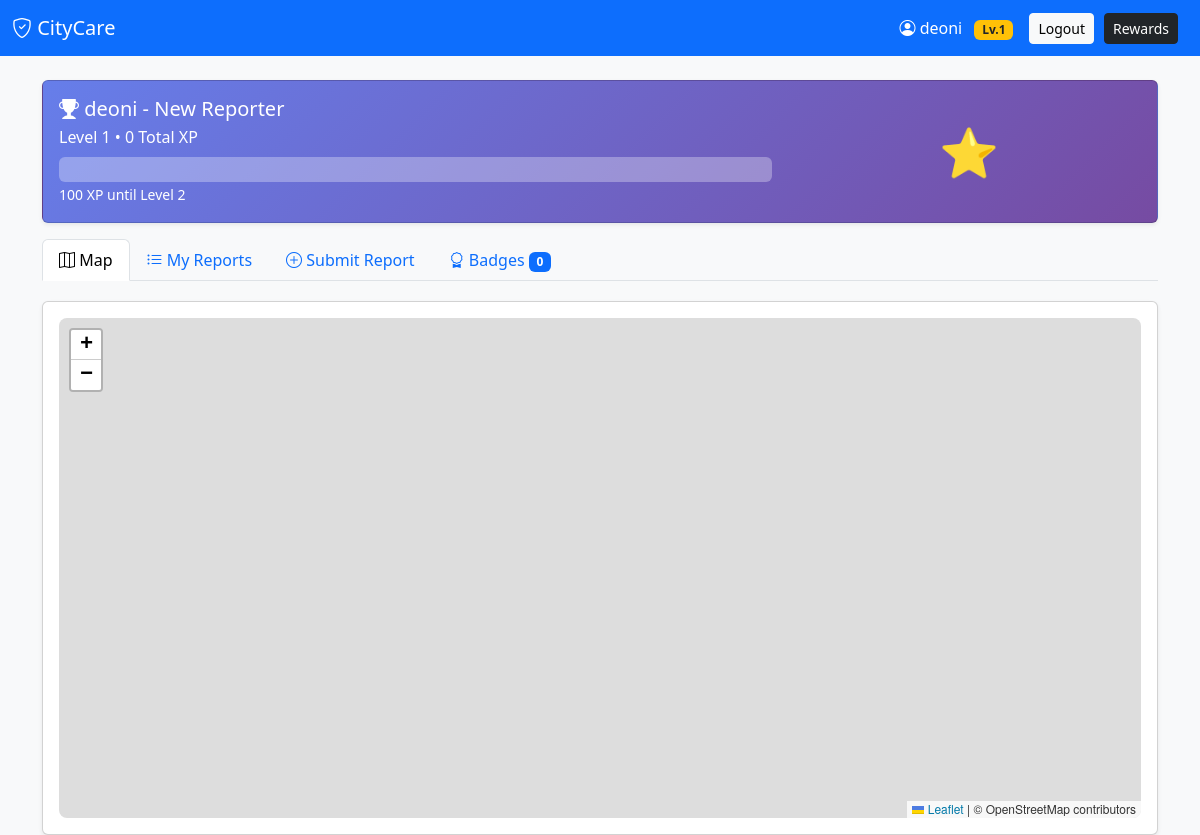
Page /dashboard.php (signed in) on the earlier database version.
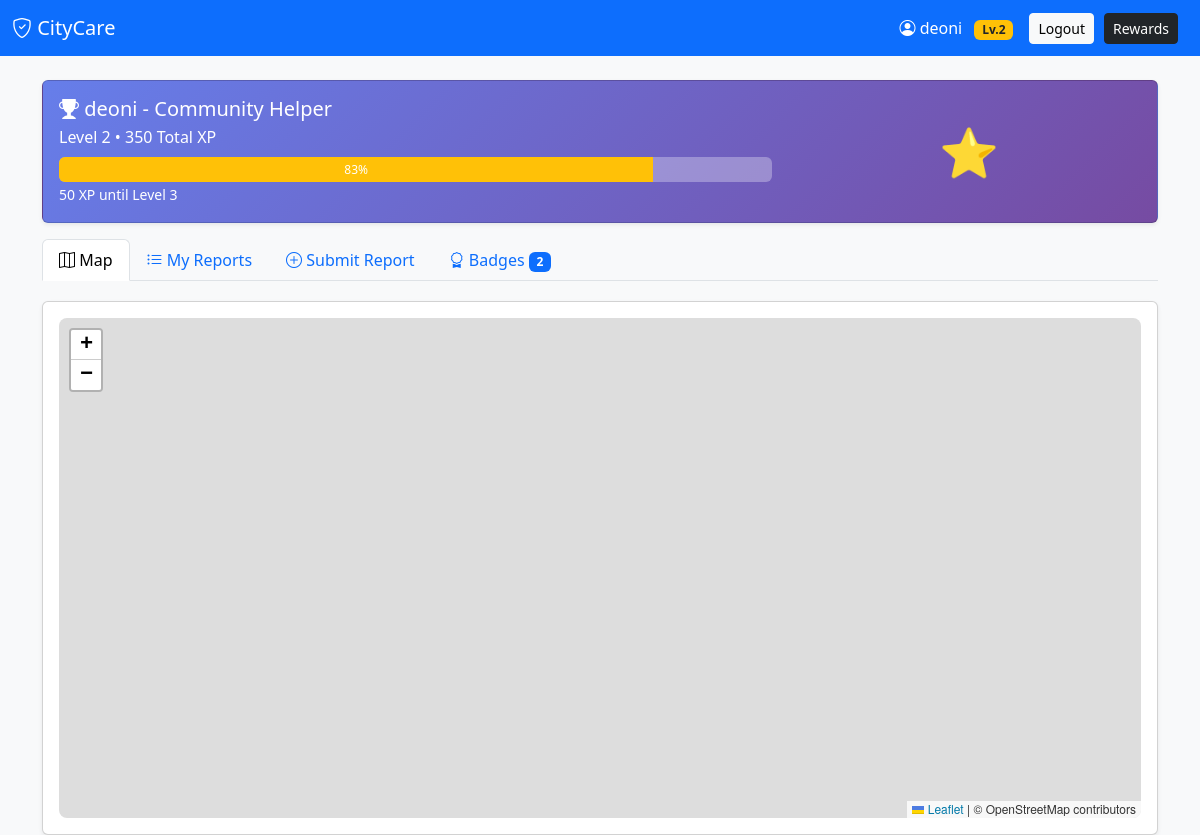
Same page on the later database version.
### tables this page shows
CREATE TABLE `users` (
  `id` int(11) NOT NULL,
  `username` varchar(50) NOT NULL,
  `email` varchar(100) NOT NULL,
  `password` varchar(255) NOT NULL,
  `full_name` varchar(100) NOT NULL,
  `phone` varchar(20) DEFAULT NULL,
  `is_admin` tinyint(1) DEFAULT 0,
  `created_at` timestamp NOT NULL DEFAULT current_timestamp(),
  `report_streak` int(11) DEFAULT 0,
  `last_report_date` date DEFAULT NULL,
  `xp` int(11) DEFAULT 0,
  `level` int(11) DEFAULT 1
);

### includes/functions.php (called while the page is built, shortened)
<?php
function sanitize($data) {
    return htmlspecialchars(strip_tags(trim($data)), ENT_QUOTES, 'UTF-8');
}
function clean($data) {
    return sanitize($data);
}
function getXpForLevel($level) {
    return 100 * $level + 50 * ($level - 1) * $level;
}
function getRankTitle($level) {
    if ($level >= 2) return 'Community Helper';
    return 'New Reporter';
}
function getLevelProgress($xp, $level) {
    $xpForCurrentLevel = getXpForLevel($level);
    $totalXpForPreviousLevels = 0;
    for ($i = 1; $i < $level; $i++) {
        $totalXpForPreviousLevels += getXpForLevel($i);
    }
    $xpIntoCurrentLevel = $xp - $totalXpForPreviousLevels;
    $progress = ($xpIntoCurrentLevel / $xpForCurrentLevel) * 100;
    return max(0, min(100, $progress));
}
function getXpToNextLevel($xp, $level) {
    $xpForCurrentLevel = getXpForLevel($level);
    $totalXpForPreviousLevels = 0;
    for ($i = 1; $i < $level; $i++) {
        $totalXpForPreviousLevels += getXpForLevel($i);
    }
    $xpIntoCurrentLevel = $xp - $totalXpForPreviousLevels;
    return $xpForCurrentLevel - $xpIntoCurrentLevel;
}
function getUserBadges($conn, $userId) {
    $stmt = $conn->prepare("
        SELECT b.*, ub.earned_at
        FROM badges b
        JOIN user_badges ub ON b.id = ub.badge_id
        WHERE ub.user_id = ?
        ORDER BY ub.earned_at DESC
    ");
    $stmt->execute([$userId]);
    return $stmt->fetchAll();
}
?>

### dashboard.php (the view, shortened to what the changed rows need)
<?php
require_once 'config/database.php';
require_once 'includes/functions.php';
$userId = $_SESSION['user_id'];
$stmt = $conn->prepare("SELECT * FROM users WHERE id = ?");
$stmt->execute([$userId]);
$user = $stmt->fetch();
$currentLevel = $user['level'];
$currentXp = $user['xp'];
$rankTitle = getRankTitle($currentLevel);
$levelProgress = getLevelProgress($currentXp, $currentLevel);
$xpToNextLevel = getXpToNextLevel($currentXp, $currentLevel);
$userBadges = getUserBadges($conn, $userId);
$badgeCount = count($userBadges);
?>
<!DOCTYPE html>
<html lang="en">
<head>
    <link href="https://cdn.jsdelivr.net/npm/bootstrap@5.3.0/dist/css/bootstrap.min.css" rel="stylesheet">
    <link rel="stylesheet" href="https://cdn.jsdelivr.net/npm/bootstrap-icons@1.11.0/font/bootstrap-icons.css">
    <link rel="stylesheet" href="https://unpkg.com/leaflet@1.9.4/dist/leaflet.css" />
</head>
<body class="bg-light">
    <nav class="navbar navbar-expand-lg navbar-dark bg-primary">
        <div class="container-fluid">
            <div class="d-flex align-items-center">
                <span class="text-white me-3">
                    <i class="bi bi-person-circle"></i> <?= clean($user['username']) ?>
                    <span class="badge bg-warning text-dark ms-2">Lv.<?= $currentLevel ?></span>
                </span>
                <a href="logout.php" class="btn btn-light btn-sm">Logout</a>
                <a href="rewards.php" class="btn btn-dark btn-sm" style="margin: 0 10px">Rewards</a>
            </div>
        </div>
    </nav>
    <div class="container mt-4">
        <div class="card shadow-sm mb-3" style="background: linear-gradient(135deg, #667eea 0%, #764ba2 100%); color: white;">
            <div class="card-body">
                <div class="row align-items-center">
                    <div class="col-md-8">
                        <h5 class="mb-1"><i class="bi bi-trophy-fill"></i> <?= clean($user['username']) ?> - <?= $rankTitle ?></h5>
                        <p class="mb-2">Level <?= $currentLevel ?> • <?= number_format($currentXp) ?> Total XP</p>
                        <div class="progress" style="height: 25px; background: rgba(255,255,255,0.3);">
                            <div class="progress-bar bg-warning" role="progressbar"
                                 style="width: <?= $levelProgress ?>%;"
                                 aria-valuenow="<?= $levelProgress ?>"
                                 aria-valuemin="0"
                                 aria-valuemax="100">
                                <?= round($levelProgress) ?>%
                            </div>
                        </div>
                        <small><?= number_format($xpToNextLevel) ?> XP until Level <?= $currentLevel + 1 ?></small>
                    </div>
                </div>
            </div>
        </div>
        <ul class="nav nav-tabs" role="tablist">
            <li class="nav-item">
                <a class="nav-link" data-bs-toggle="tab" href="#badges-tab">
                    <i class="bi bi-award"></i> Badges
                    <span class="badge bg-primary"><?= $badgeCount ?></span>
                </a>
            </li>
        </ul>
    </div>
</body>
</html>

Differences in the rows shown:
changed users "deoni": level "1" → "2"; level "New Reporter" → "Community Helper"; xp "0" → "350"; levelProgress (not shown) → "83"; xpToNextLevel "100" → "50"; $currentLevel + 1 "2" → "3"
Other differences:
$badgeCount: "0" → "2"
